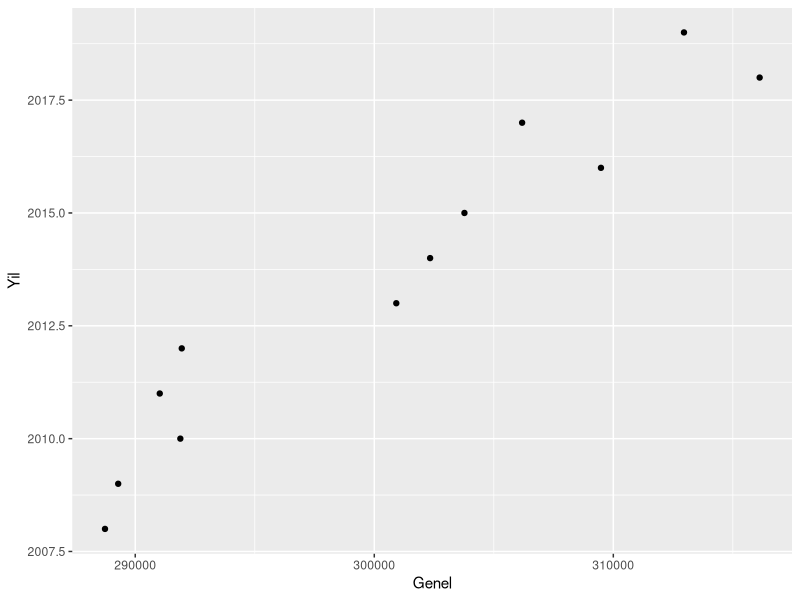
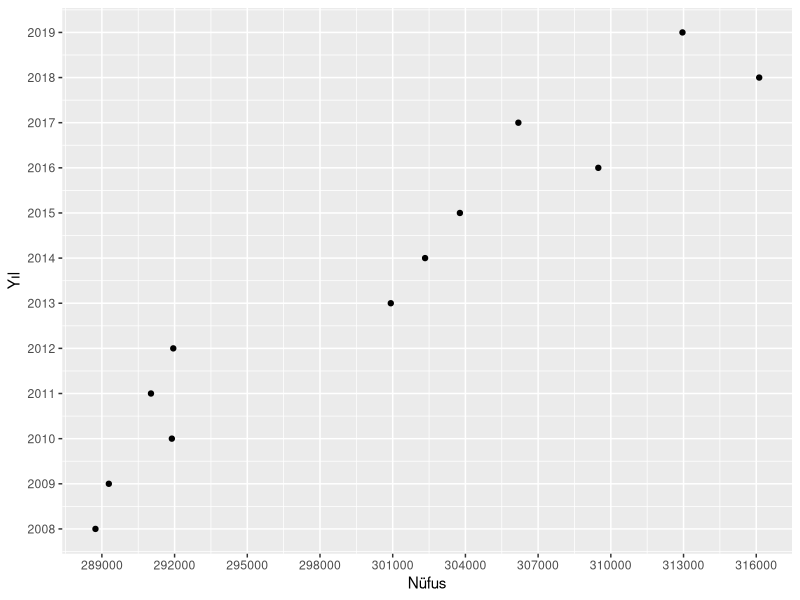
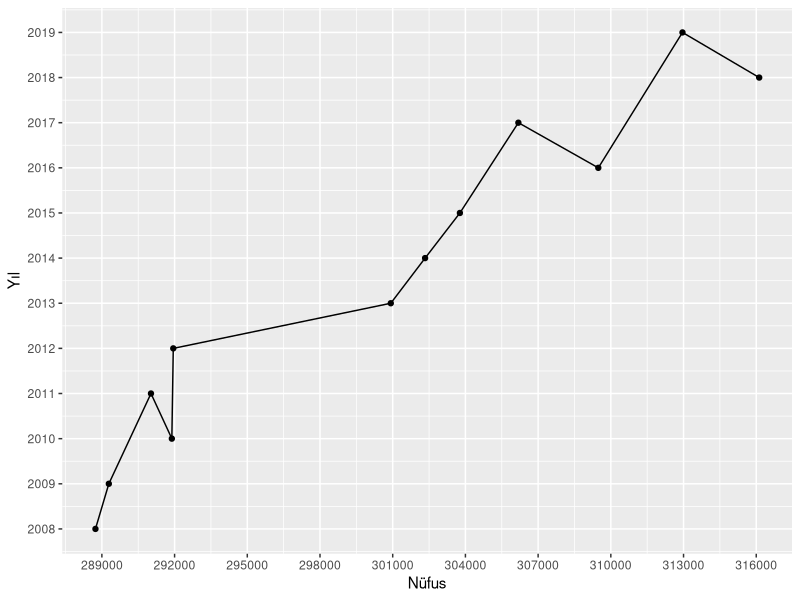
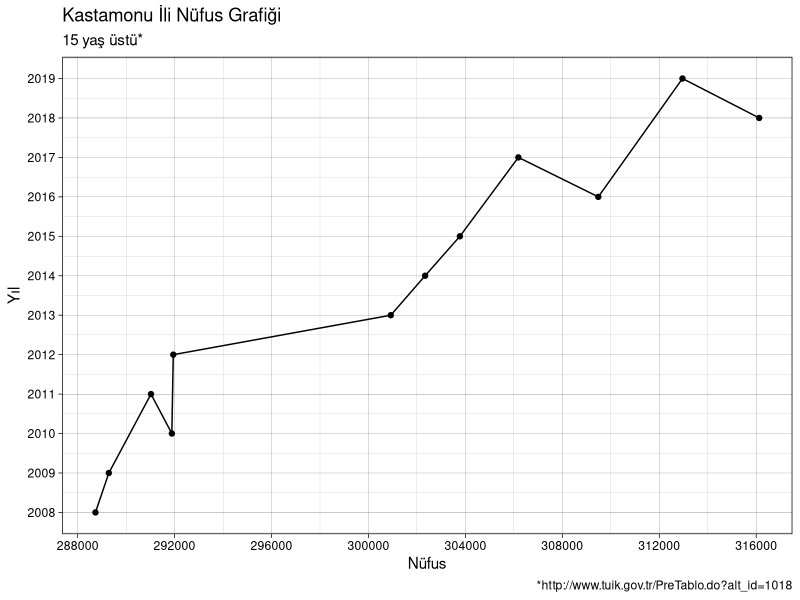
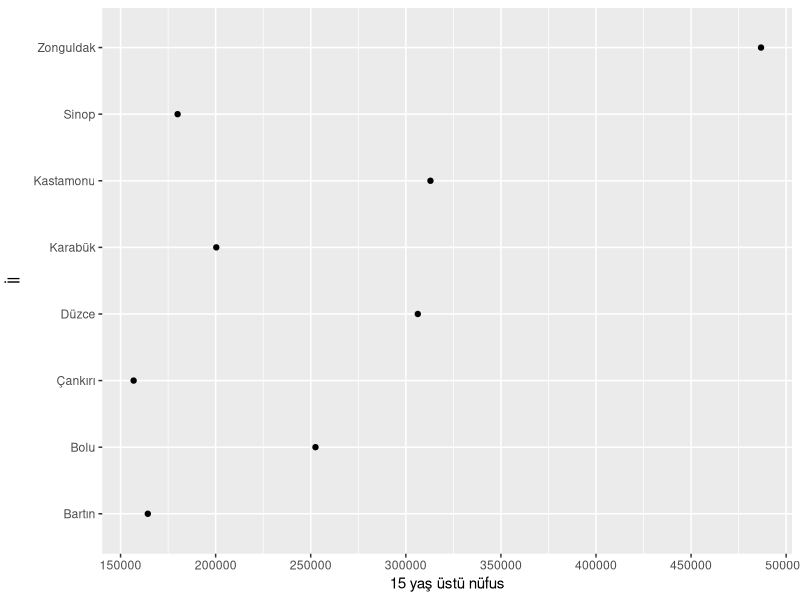
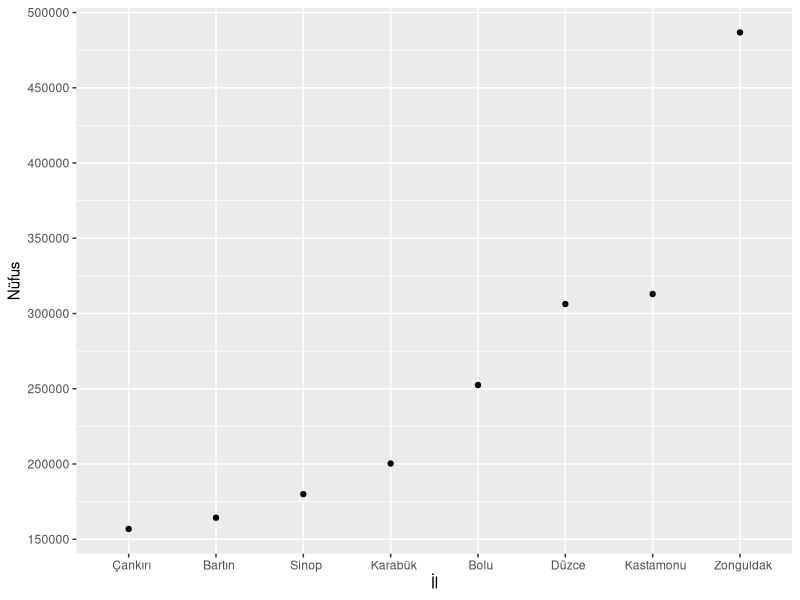
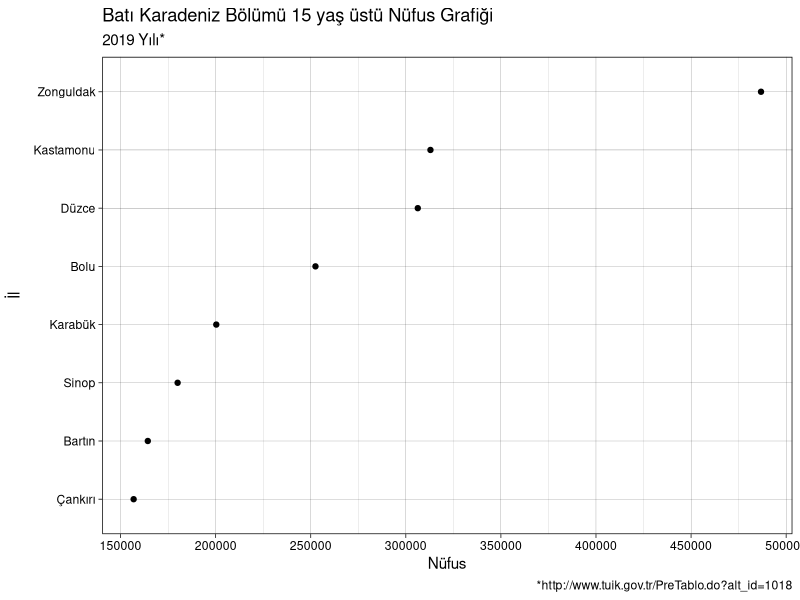
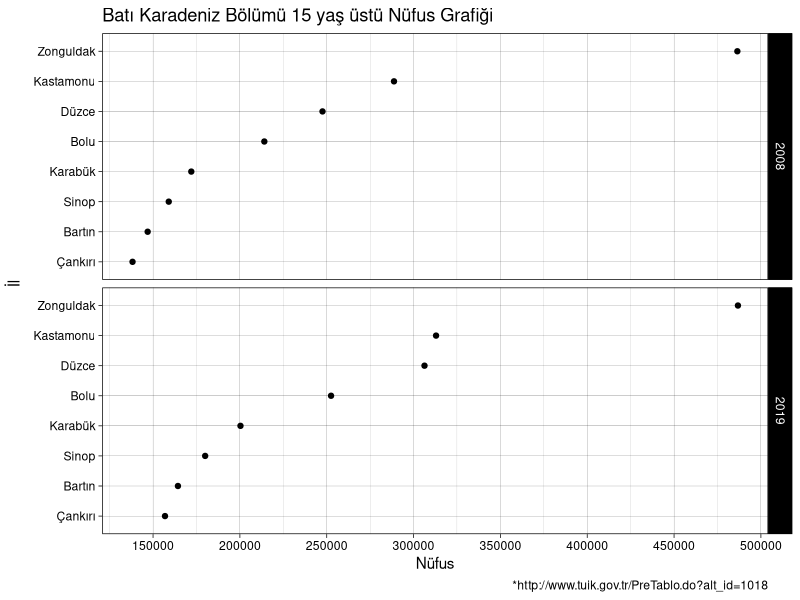

The R source for these figures, in order:
#################################### BİLGİLENDİRME #################################### 
#Dr. Rabia KARATOPRAK ERŞEN tarafından hazırlanmıştır.
#Kastamonu Üniversitesi akademik personeli için 22-23 Mayıs 2021 tarihlerinde gerçekleşen "R ile Veri Analizi" semineri için hazırlanmıştır.
#Bu dosyayı başkaları ile paylaştığınız takdirde bu bilgilendirme yazısını silmeyiniz.
#İletişim: rabiakersen@kastamonu.edu.tr
######################################################################################
######################################################################################
#https://r4ds.had.co.nz/data-visualisation.html
#https://ggplot2.tidyverse.org
library(ggplot2)
############################## 1- Nokta Grafiği ve Temel Bilgiler ####################
BatiKaradeniz <- read.table( file = 'yas15_ustu_BatiKaradeniz.txt', 
                             header = TRUE, #veride sutun isimleri var.
                             sep = '\t') 
dim(BatiKaradeniz)
head(BatiKaradeniz[,1:6])


library(dplyr)
Kastamonu <- BatiKaradeniz %>%
    filter(ilKodu==37) #Kastamonu iline ait veriler
dim(Kastamonu)
Kastamonu[,1:6] #ilk 6 sütun

ggplot(data = Kastamonu) +
    geom_point(mapping = aes(x = Genel, y = Yil)) 

### x ve y Eksenleri
ggplot(data = Kastamonu) +
    geom_point(mapping = aes(x = Genel, y = Yil)) +
    scale_x_continuous("Nüfus", breaks = seq(280000, 320000, 3000)) + 
    scale_y_continuous("Yıl", breaks=seq(2008, 2019, 1))


### Çizgi grafiği 
ggplot(data = Kastamonu) +
    geom_point(mapping = aes(x = Genel, y = Yil)) +
    geom_line(mapping = aes(x = Genel, y = Yil)) +
    scale_x_continuous("Nüfus", breaks = seq(280000, 320000, 3000)) + 
    scale_y_continuous("Yıl", breaks=seq(2008, 2019, 1))

### Tamamlayıcı Ögeler
ggplot(data = Kastamonu) +
    geom_point(mapping = aes(x = Genel, y = Yil)) +
    geom_line(mapping = aes(x = Genel, y = Yil)) +
    scale_x_continuous("Nüfus", breaks = seq(280000, 320000, 4000)) + 
    scale_y_continuous("Yıl", breaks=seq(2008, 2019, 1)) +
    theme_linedraw()+
    labs(title = "Kastamonu İli Nüfus Grafiği",
         subtitle = "15 yaş üstü*",
         caption = "*http://www.tuik.gov.tr/PreTablo.do?alt_id=1018"
    )

### Kaydetme
gr.Kastamonu <- ggplot(data = Kastamonu) +
    geom_point(mapping = aes(x = Genel, y = Yil)) +
    geom_line(mapping = aes(x = Genel, y = Yil)) +
    scale_x_continuous("Nüfus", breaks = seq(280000, 320000, 4000)) + 
    scale_y_continuous("Yıl", breaks=seq(2008, 2019, 1)) +
    theme_linedraw()+
    labs(title = "Kastamonu İli Nüfus Grafiği",
         subtitle = "15 yaş üstü*",
         caption = "*http://www.tuik.gov.tr/PreTablo.do?alt_id=1018"
    )

ggsave("Kastamonu.png", gr.Kastamonu, width = 21, height = 15, units = "cm")


############################## 2- Nokta Grafiği: Kesikli ve Sürekli Değişken ################################
BatiKaradeniz2019 <- BatiKaradeniz %>% filter(Yil==2019) #Sadece 2019 yılına ait veri

ggplot(data = BatiKaradeniz2019) +
    geom_point(mapping = aes(x = Genel, y = ilAdi)) +
    scale_x_continuous("15 yaş üstü nüfus", 
                       breaks = seq(150000, 550000, 50000)) + 
    scale_y_discrete("İl")

ggplot(data = BatiKaradeniz2019) +
    geom_point(mapping = aes(y = Genel, x = reorder(ilAdi, Genel))) +
    scale_y_continuous("Nüfus", breaks = seq(150000, 550000, 50000)) + 
    scale_x_discrete("İl") 

gr.BK2019 <- ggplot(data = BatiKaradeniz2019) +
    geom_point(mapping = aes(x = Genel, y = reorder(ilAdi, Genel))) +
    scale_x_continuous("Nüfus", breaks = seq(150000, 550000, 50000)) + 
    scale_y_discrete("İl") +
    theme_linedraw() +
    labs(title = "Batı Karadeniz Bölümü 15 yaş üstü Nüfus Grafiği",
         subtitle = "2019 Yılı*",
         caption = "*http://www.tuik.gov.tr/PreTablo.do?alt_id=1018"
    )

gr.BK2019


############################## 3- Grafik üzerinde gruplandırma ############################## 
BatiKaradeniz08_19 <- BatiKaradeniz %>% filter(Yil %in% c(2008, 2019))
BatiKaradeniz08_19$Yil <- as.factor(BatiKaradeniz08_19$Yil)

ggplot(data = BatiKaradeniz08_19) +
    geom_point(mapping = aes(x = Genel, y = reorder(ilAdi, Genel))) +
    facet_grid(Yil ~. ) +
    scale_x_continuous("Nüfus", breaks = seq(150000, 550000, 50000)) + 
    scale_y_discrete("İl") +
    theme_linedraw() +
    labs(title = "Batı Karadeniz Bölümü 15 yaş üstü Nüfus Grafiği",
         #subtitle = "",
         caption = "*http://www.tuik.gov.tr/PreTablo.do?alt_id=1018"
    )

#`color()` fonksiyonu
ggplot(data = BatiKaradeniz08_19) +
    geom_point(mapping = aes(x = Genel, 
                             y = reorder(ilAdi, Genel), color=Yil)) +
    scale_x_continuous("Nüfus", breaks = seq(150000, 550000, 50000)) + 
    scale_y_discrete("İl") +
    theme_linedraw() +
    labs(title = "Batı Karadeniz Bölümü 15 yaş üstü Nüfus Grafiği",
         #subtitle = "",
         caption = "*http://www.tuik.gov.tr/PreTablo.do?alt_id=1018"
    )
#Soru: Bu noktalari nasil cizgi grafigi haline donustururuz?
 

#`shape()` fonksiyonu
ggplot(data = BatiKaradeniz08_19) +
    geom_point(mapping = aes(x = Genel, 
                             y = reorder(ilAdi, Genel), shape=Yil)) +
    scale_x_continuous("Nüfus", breaks = seq(150000, 550000, 50000)) + 
    scale_y_discrete("İl") +
    theme_linedraw() +
    labs(title = "Batı Karadeniz Bölümü 15 yaş üstü Nüfus Grafiği",
         #subtitle = "",
         caption = "*http://www.tuik.gov.tr/PreTablo.do?alt_id=1018"
    )
#Soru: Bu sekillerin farkli renkte olmasini nasil saglariz?
    
################################# Histogram ############################## 
yas15_2019 <- read.table( file = 'yas15_ustu_19.txt', 
                     header = TRUE, #veride sutun isimleri var.
                     sep = '\t') 
dim(yas15_2019)

ggplot(yas15_2019) +
    geom_histogram(mapping = aes(x=Genel), binwidth = 200000) +
    scale_x_continuous("Nüfus")+
    theme_linedraw() +
    labs(title = "Türkiye 15 yaş üstü Nüfus Grafiği",
         subtitle = "2019 Yılı*",
         caption = "*http://www.tuik.gov.tr/PreTablo.do?alt_id=1018",
         y = "Sayım"
    )

################################ Box-plot ############################## 
ggplot(BatiKaradeniz08_19) +
    geom_boxplot(mapping = aes(y=Genel, x=as.factor(Yil))) +
    scale_x_discrete(limits=c("2008", "2019")) +
    scale_y_continuous(breaks = seq(150000, 550000, 50000))+
    theme_linedraw() +
    labs(title = "Türkiye 15 yaş üstü Nüfus Grafiği",
         #subtitle = "2019 Yılı*",
         caption = "*http://www.tuik.gov.tr/PreTablo.do?alt_id=1018",
         y = "Nüfus",
         x = "Yıl"
    )
